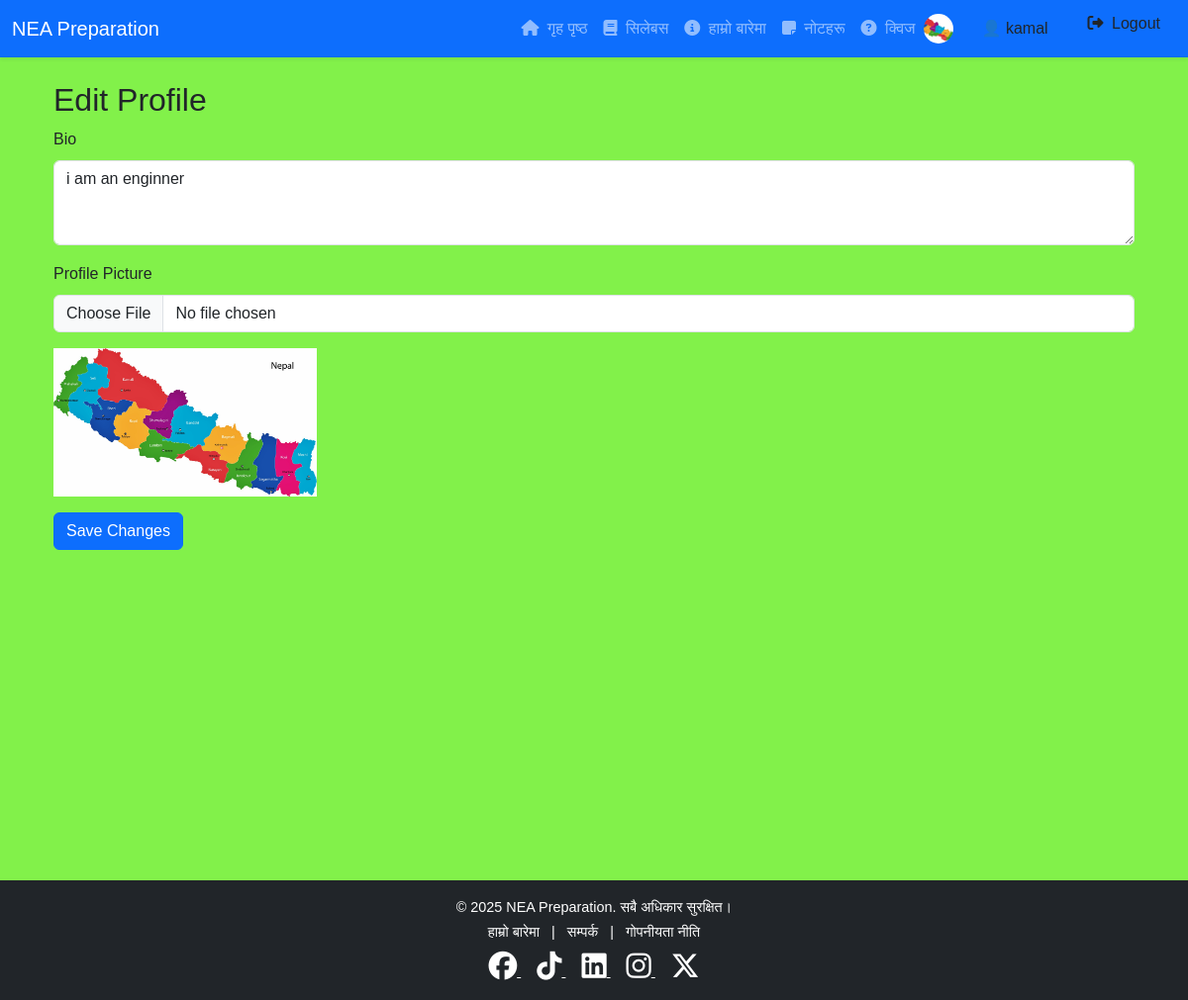
Screenshot of /accounts/profile/edit/ (signed in) with the database file from the repository.
### accounts/models.py (models this page shows, shortened)
class Profile(models.Model):
    user = models.OneToOneField(User, on_delete=models.CASCADE)
    bio = models.TextField(blank=True)
    profile_pic = models.ImageField(upload_to='profile_pics/', blank=True, null=True)
    joined_at = models.DateTimeField(auto_now_add=True)

### accounts/views.py (the view, shortened to what this page needs)
# urls.py: path('profile/edit/', edit_profile_view, name='edit_profile'),
@login_required
def edit_profile_view(request):
    try:
        profile = Profile.objects.get(user=request.user)
    except Profile.DoesNotExist:
        raise Http404("Profile does not exist")
    return render(request, 'accounts/edit_profile.html', {'profile': profile})

### templates/accounts/edit_profile.html (shortened to what this page needs)
{% extends 'base.html' %}
{% load static %}
{% block content %}
  <div class="container">
    <h2>Edit Profile</h2>
    <form method="POST" enctype="multipart/form-data">
      <div class="mb-3">
        <label for="bio" class="form-label">Bio</label>
        <textarea name="bio" class="form-control" rows="3">{{ profile.bio }}</textarea>
      </div>
      <div class="mb-3">
        <label for="photo" class="form-label">Profile Picture</label>
        <input type="file" name="photo" class="form-control">
      </div>
      {% if profile.profile_pic %}
        <div class="mb-3">
          <img src="{{ profile.profile_pic.url }}" style="max-height: 150px;" alt="Current photo">
        </div>
      {% endif %}
      <button type="submit" class="btn btn-primary">Save Changes</button>
    </form>
  </div>
{% endblock %}

### templates/base.html (shortened to what this page needs)
<!DOCTYPE html>
{% load static %}
<html>
<head>
  <link href="https://cdn.jsdelivr.net/npm/bootstrap@5.3.3/dist/css/bootstrap.min.css" rel="stylesheet">
  <link rel="stylesheet" href="https://cdnjs.cloudflare.com/ajax/libs/font-awesome/6.5.2/css/all.min.css" />
  <link rel="stylesheet" href="{% static 'css/style.css' %}">
  <link href="https://unpkg.com/aos@2.3.1/dist/aos.css" rel="stylesheet">
</head>
<body>
<nav class="navbar navbar-expand-lg navbar-dark bg-primary shadow-sm sticky-top">
  <div class="container-fluid">
    <a class="navbar-brand" href="{% url 'home' %}">NEA Preparation</a>
    <div class="collapse navbar-collapse" id="navbarNav">
      <ul class="navbar-nav ms-auto">
        <li class="nav-item">
          <a class="nav-link" href="{% url 'home' %}">
              <i class="fas fa-home me-1"></i> गृह पृष्ठ
          </a>
        </li>
        <li class="nav-item">
          <a class="nav-link" href="{% url 'syllabus:faculty_list' %}">
              <i class="fas fa-book me-1"></i> सिलेबस
          </a>
        </li>
        <li class="nav-item">
          <a class="nav-link" href="{% url 'about' %}">
              <i class="fas fa-info-circle me-1"></i> हाम्रो बारेमा
          </a>
        </li>
        <li class="nav-item">
          <a class="nav-link" href="{% url 'notes:subject_list' %}">
              <i class="fas fa-sticky-note me-1"></i> नोटहरू
          </a>
        </li>
        <li class="nav-item">
          <a class="nav-link" href="{% url 'quiz:quiz_list' %}">
              <i class="fas fa-question-circle me-1"></i> क्विज
          </a>
        </li>
      {% if user.is_authenticated %}
  <li class="nav-item d-flex align-items-center">
    {% if user.profile.profile_pic %}
      <img src="{{ user.profile.profile_pic.url }}" alt="Profile Photo"
           style="height:30px; width:30px; border-radius:50%; object-fit:cover; margin-right: 5px;">
    {% else %}
      <i class="fas fa-user-circle fa-lg text-white me-2"></i>
    {% endif %}
    <a class="nav-link btn btn-light text-dark px-3 py-1 ms-2" href="{% url 'profile' %}">
      👤 {{ user.username }}
    </a>
  </li>
  <li class="nav-item">
    <form method="POST" action="{% url 'logout' %}">
      <button class="btn btn-light text-dark px-3 py-1 ms-2 nav-link" type="submit">
        <i class="fas fa-sign-out-alt me-1"></i> Logout
      </button>
    </form>
  </li>
{% endif %}
      </ul>
    </div>
  </div>
</nav>
<div class="container mt-4 mb-5" style="min-height: calc(110vh - 120px);">
  {% block content %}
  {% endblock %}
</div>
<footer class="footer bg-dark text-white py-3 mt-auto">
  <div class="container text-center">
    <p>&copy; {% now "Y" %} NEA Preparation. सबै अधिकार सुरक्षित।</p>
    <p>
      <a href="{% url 'about' %}" class="text-white mx-2 text-decoration-none">हाम्रो बारेमा</a> |
      <a href="#" class="text-white mx-2 text-decoration-none">सम्पर्क</a> |
      <a href="#" class="text-white mx-2 text-decoration-none">गोपनीयता नीति</a>
    </p>
    <div class="social-icons mt-2">
      <a href="https://www.facebook.com/your-page-id" target="_blank" class="text-white mx-2">
        <i class="fab fa-facebook fa-2x"></i>
      </a>
      <a href="https://www.tiktok.com/@your-tiktok-id" target="_blank" class="text-white mx-2">
        <i class="fab fa-tiktok fa-2x"></i>
      </a>
      <a href="https://www.linkedin.com/in/your-profile-id" target="_blank" class="text-white mx-2">
        <i class="fab fa-linkedin fa-2x"></i>
      </a>
      <a href="https://www.instagram.com/your-instagram-id" target="_blank" class="text-white mx-2">
        <i class="fab fa-instagram fa-2x"></i>
      </a>
      <a href="https://twitter.com/your-twitter-id" target="_blank" class="text-white mx-2">
        <i class="fab fa-x-twitter fa-2x"></i>
      </a>
    </div>
  </div>
</footer>
</body>
</html>

### static/css/style.css (style rules this page uses)
body { font-family: 'Poppins', sans-serif; line-height: 1.6; background-color: #82f14a; color: #212529; }
footer { background-color: #1e1e1e; color: white; padding: 1rem 0; font-size: 0.9rem; margin-top: 5rem; }
.footer p, .footer .social-icons { margin-bottom: 0.1rem; }

### rows the page displays
Profile: bio "i am an enginner", profile_pic (picture)

### other values shown
{{ user.username }} "kamal"
